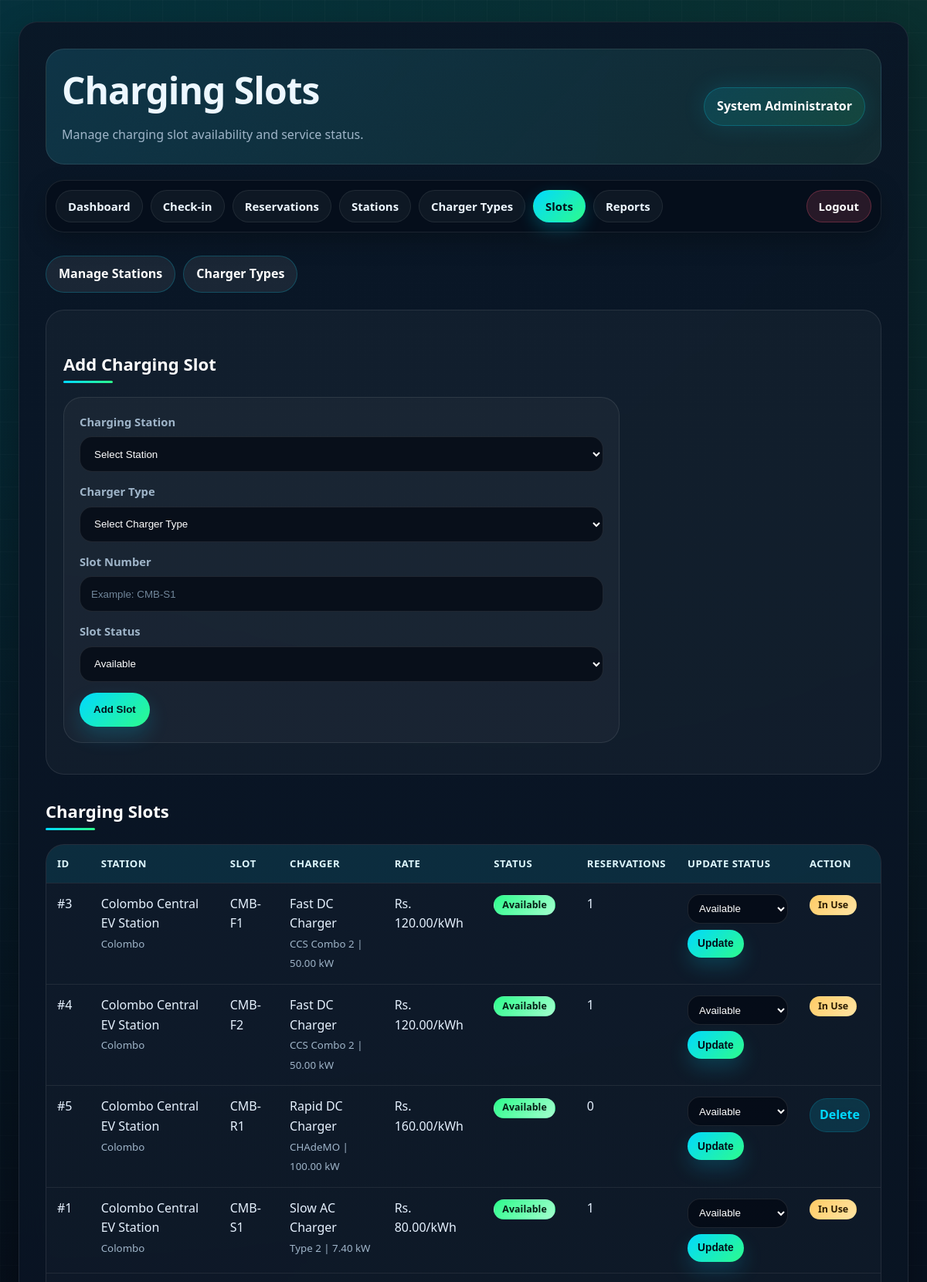
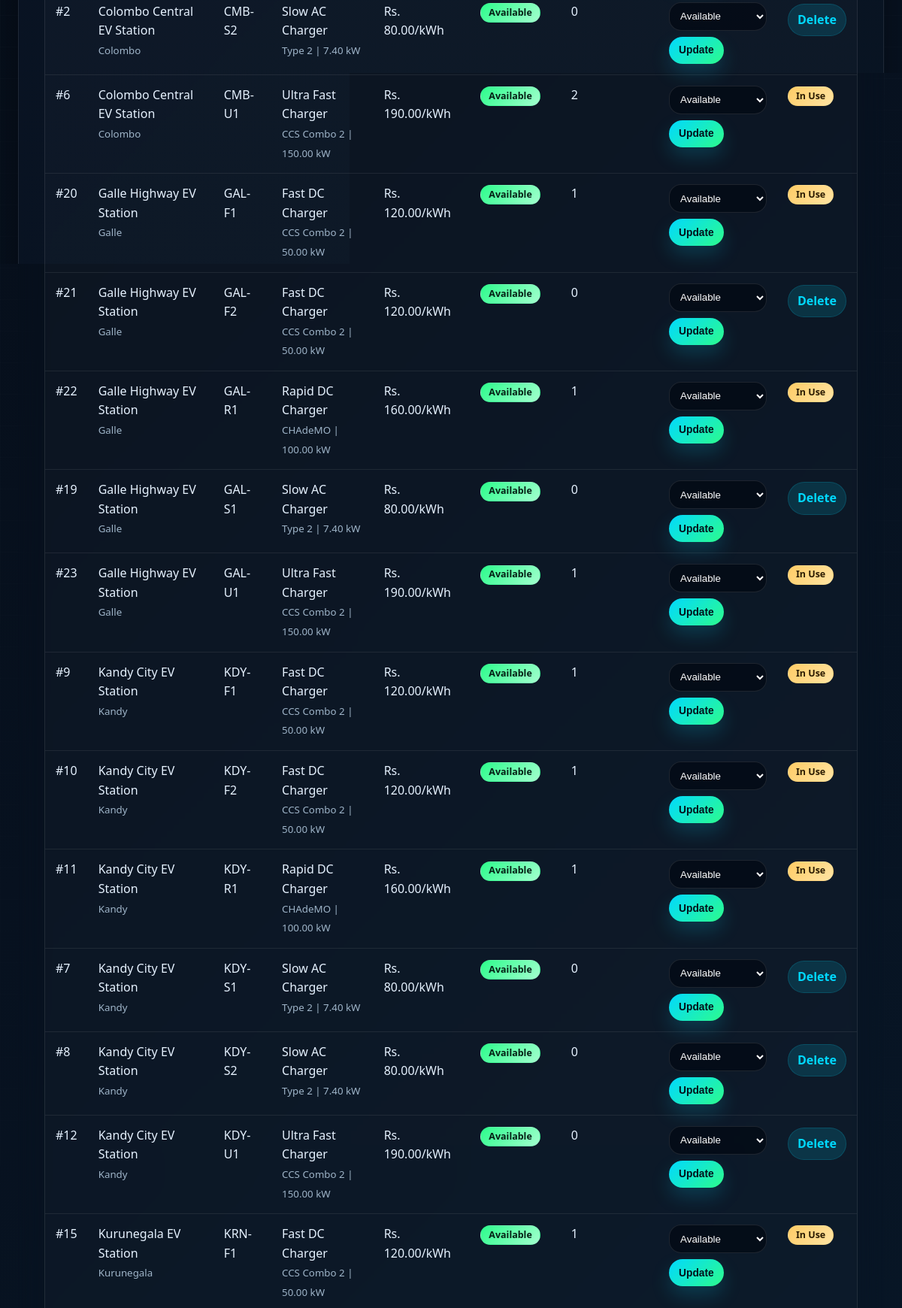
The app's page /slots.php (signed in, upper part) with its own data (2 pictures, top to bottom).
### tables this page shows
CREATE TABLE `charging_slots` (
  `slot_id` int(11) NOT NULL,
  `station_id` int(11) NOT NULL,
  `type_id` int(11) NOT NULL,
  `slot_number` varchar(20) NOT NULL,
  `slot_status` enum('Available','Reserved','Charging','Out of Service') NOT NULL DEFAULT 'Available',
  `created_at` timestamp NOT NULL DEFAULT current_timestamp()
);

CREATE TABLE `charging_stations` (
  `station_id` int(11) NOT NULL,
  `station_name` varchar(120) NOT NULL,
  `location` varchar(200) NOT NULL,
  `contact_number` varchar(15) DEFAULT NULL,
  `total_slots` int(11) NOT NULL DEFAULT 0,
  `created_at` timestamp NOT NULL DEFAULT current_timestamp()
);

CREATE TABLE `charger_types` (
  `type_id` int(11) NOT NULL,
  `type_name` varchar(60) NOT NULL,
  `connector_type` varchar(60) NOT NULL,
  `power_output_kw` decimal(6,2) NOT NULL,
  `rate_per_kwh` decimal(10,2) NOT NULL
);

### slots.php (the view, shortened to what this page needs)
<?php
require_once "../config/db.php";
$slots = $conn->query("
    SELECT
        sl.slot_id,
        sl.slot_number,
        sl.slot_status,
        st.station_name,
        st.location,
        ct.type_name,
        ct.connector_type,
        ct.power_output_kw,
        ct.rate_per_kwh,
        COUNT(r.reservation_id) AS reservation_count
    FROM charging_slots sl
    JOIN charging_stations st ON sl.station_id = st.station_id
    JOIN charger_types ct ON sl.type_id = ct.type_id
    LEFT JOIN reservations r ON sl.slot_id = r.slot_id
    GROUP BY
        sl.slot_id,
        sl.slot_number,
        sl.slot_status,
        st.station_name,
        st.location,
        ct.type_name,
        ct.connector_type,
        ct.power_output_kw,
        ct.rate_per_kwh
    ORDER BY st.station_name, sl.slot_number
");
function badgeClass($status) {
    if ($status === "Available") return "badge badge-available";
    if ($status === "Out of Service") return "badge badge-out";
    return "badge badge-pending";
}
require_once "_admin_header.php";
?>
<div class="page-actions">
    <a class="action-btn secondary" href="stations.php">Manage Stations</a>
    <a class="action-btn secondary" href="charger_types.php">Charger Types</a>
</div>
<div class="section-card">
    <h2>Add Charging Slot</h2>
    <form method="POST" class="compact-form">
        <label>Charging Station</label>
        <select name="station_id" required>
            <option value="">Select Station</option>
        </select>
        <label>Charger Type</label>
        <select name="type_id" required>
            <option value="">Select Charger Type</option>
        </select>
        <label>Slot Number</label>
        <input
            type="text"
            name="slot_number"
            placeholder="Example: CMB-S1"
            required
        >
        <label>Slot Status</label>
        <select name="slot_status" required>
            <option value="Available">Available</option>
        </select>
        <button type="submit" name="add_slot">Add Slot</button>
    </form>
</div>
<h2>Charging Slots</h2>
<div class="table-wrapper">
    <table>
        <tr>
            <th>ID</th>
            <th>Station</th>
            <th>Slot</th>
            <th>Charger</th>
            <th>Rate</th>
            <th>Status</th>
            <th>Reservations</th>
            <th>Update Status</th>
            <th>Action</th>
        </tr>
        <?php if ($slots->num_rows > 0) { ?>
            <?php while ($row = $slots->fetch_assoc()) { ?>
                <tr>
                    <td>#<?= $row["slot_id"] ?></td>
                    <td>
                        <?= htmlspecialchars($row["station_name"]) ?><br>
                        <small><?= htmlspecialchars($row["location"]) ?></small>
                    </td>
                    <td><?= htmlspecialchars($row["slot_number"]) ?></td>
                    <td>
                        <?= htmlspecialchars($row["type_name"]) ?><br>
                        <small>
                            <?= htmlspecialchars($row["connector_type"]) ?> |
                            <?= $row["power_output_kw"] ?> kW
                        </small>
                    </td>
                    <td>Rs. <?= number_format($row["rate_per_kwh"], 2) ?>/kWh</td>
                    <td>
                        <span class="<?= badgeClass($row["slot_status"]) ?>">
                            <?= htmlspecialchars($row["slot_status"]) ?>
                        </span>
                    </td>
                    <td><?= $row["reservation_count"] ?></td>
                    <td>
                        <form method="POST">
                            <select name="slot_status" required>
                                <option value="Available" <?= $row["slot_status"] === "Available" ? "selected" : "" ?>>
                                    Available
                                </option>
                            </select>
                            <button type="submit" name="update_status">Update</button>
                        </form>
                    </td>
                    <td>
                        <?php if (intval($row["reservation_count"]) === 0) { ?>
                            <a
                                onclick="return confirm('Delete this charging slot?')"
                                href="slots.php?delete=<?= $row['slot_id'] ?>"
                            >
                                Delete
                            </a>
                        <?php } else { ?>
                            <span class="badge badge-pending">
                                In Use
                            </span>
                        <?php } ?>
                    </td>
                </tr>
            <?php } ?>
        <?php } else { ?>
            <tr>
                <td colspan="9">No charging slots found.</td>
            </tr>
        <?php } ?>
    </table>
</div>
<?php require_once "_admin_footer.php"; ?>

### records on screen
charging_slots: slot_id "3", station.station_name "Colombo Central EV Station", station.location "Colombo", slot_number "CMB-F1", type.type_name "Fast DC Charger", type.connector_type "CCS Combo 2", type.power_output_kw "50.00", type.rate_per_kwh "120.00", slot_status "Available", reservation_count "1", shows "In Use"
charging_slots: slot_id "4", station.station_name "Colombo Central EV Station", station.location "Colombo", slot_number "CMB-F2", type.type_name "Fast DC Charger", type.connector_type "CCS Combo 2", type.power_output_kw "50.00", type.rate_per_kwh "120.00", slot_status "Available", reservation_count "1", shows "In Use"
charging_slots: slot_id "5", station.station_name "Colombo Central EV Station", station.location "Colombo", slot_number "CMB-R1", type.type_name "Rapid DC Charger", type.connector_type "CHAdeMO", type.power_output_kw "100.00", type.rate_per_kwh "160.00", slot_status "Available", reservation_count "0"
charging_slots: slot_id "1", station.station_name "Colombo Central EV Station", station.location "Colombo", slot_number "CMB-S1", type.type_name "Slow AC Charger", type.connector_type "Type 2", type.power_output_kw "7.40", type.rate_per_kwh "80.00", slot_status "Available", reservation_count "1", shows "In Use"
charging_slots: slot_id "2", station.station_name "Colombo Central EV Station", station.location "Colombo", slot_number "CMB-S2", type.type_name "Slow AC Charger", type.connector_type "Type 2", type.power_output_kw "7.40", type.rate_per_kwh "80.00", slot_status "Available", reservation_count "0"
charging_slots: slot_id "6", station.station_name "Colombo Central EV Station", station.location "Colombo", slot_number "CMB-U1", type.type_name "Ultra Fast Charger", type.connector_type "CCS Combo 2", type.power_output_kw "150.00", type.rate_per_kwh "190.00", slot_status "Available", reservation_count "2", shows "In Use"
charging_slots: slot_id "20", station.station_name "Galle Highway EV Station", station.location "Galle", slot_number "GAL-F1", type.type_name "Fast DC Charger", type.connector_type "CCS Combo 2", type.power_output_kw "50.00", type.rate_per_kwh "120.00", slot_status "Available", reservation_count "1", shows "In Use"
charging_slots: slot_id "21", station.station_name "Galle Highway EV Station", station.location "Galle", slot_number "GAL-F2", type.type_name "Fast DC Charger", type.connector_type "CCS Combo 2", type.power_output_kw "50.00", type.rate_per_kwh "120.00", slot_status "Available", reservation_count "0"
charging_slots: slot_id "22", station.station_name "Galle Highway EV Station", station.location "Galle", slot_number "GAL-R1", type.type_name "Rapid DC Charger", type.connector_type "CHAdeMO", type.power_output_kw "100.00", type.rate_per_kwh "160.00", slot_status "Available", reservation_count "1", shows "In Use"
charging_slots: slot_id "19", station.station_name "Galle Highway EV Station", station.location "Galle", slot_number "GAL-S1", type.type_name "Slow AC Charger", type.connector_type "Type 2", type.power_output_kw "7.40", type.rate_per_kwh "80.00", slot_status "Available", reservation_count "0"
charging_slots: slot_id "23", station.station_name "Galle Highway EV Station", station.location "Galle", slot_number "GAL-U1", type.type_name "Ultra Fast Charger", type.connector_type "CCS Combo 2", type.power_output_kw "150.00", type.rate_per_kwh "190.00", slot_status "Available", reservation_count "1", shows "In Use"
charging_slots: slot_id "9", station.station_name "Kandy City EV Station", station.location "Kandy", slot_number "KDY-F1", type.type_name "Fast DC Charger", type.connector_type "CCS Combo 2", type.power_output_kw "50.00", type.rate_per_kwh "120.00", slot_status "Available", reservation_count "1", shows "In Use"
charging_slots: slot_id "10", station.station_name "Kandy City EV Station", station.location "Kandy", slot_number "KDY-F2", type.type_name "Fast DC Charger", type.connector_type "CCS Combo 2", type.power_output_kw "50.00", type.rate_per_kwh "120.00", slot_status "Available", reservation_count "1", shows "In Use"
charging_slots: slot_id "11", station.station_name "Kandy City EV Station", station.location "Kandy", slot_number "KDY-R1", type.type_name "Rapid DC Charger", type.connector_type "CHAdeMO", type.power_output_kw "100.00", type.rate_per_kwh "160.00", slot_status "Available", reservation_count "1", shows "In Use"
charging_slots: slot_id "7", station.station_name "Kandy City EV Station", station.location "Kandy", slot_number "KDY-S1", type.type_name "Slow AC Charger", type.connector_type "Type 2", type.power_output_kw "7.40", type.rate_per_kwh "80.00", slot_status "Available", reservation_count "0"
charging_slots: slot_id "8", station.station_name "Kandy City EV Station", station.location "Kandy", slot_number "KDY-S2", type.type_name "Slow AC Charger", type.connector_type "Type 2", type.power_output_kw "7.40", type.rate_per_kwh "80.00", slot_status "Available", reservation_count "0"
charging_slots: slot_id "12", station.station_name "Kandy City EV Station", station.location "Kandy", slot_number "KDY-U1", type.type_name "Ultra Fast Charger", type.connector_type "CCS Combo 2", type.power_output_kw "150.00", type.rate_per_kwh "190.00", slot_status "Available", reservation_count "0"
charging_slots: slot_id "15", station.station_name "Kurunegala EV Station", station.location "Kurunegala", slot_number "KRN-F1", type.type_name "Fast DC Charger", type.connector_type "CCS Combo 2", type.power_output_kw "50.00", type.rate_per_kwh "120.00", slot_status "Available", reservation_count "1", shows "In Use"

### other values on screen
$page_title "Charging Slots"
$page_subtitle "Manage charging slot availability and service status."
$_SESSION["full_name"] "System Administrator"
